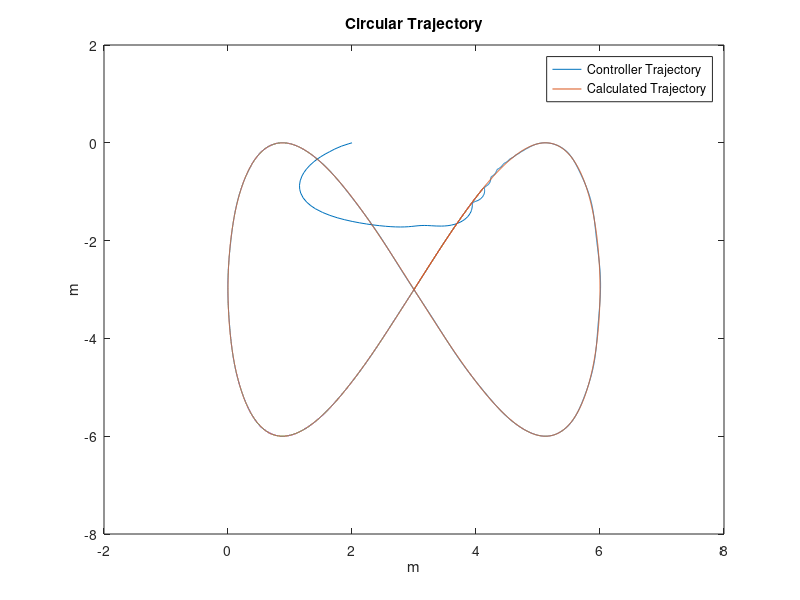
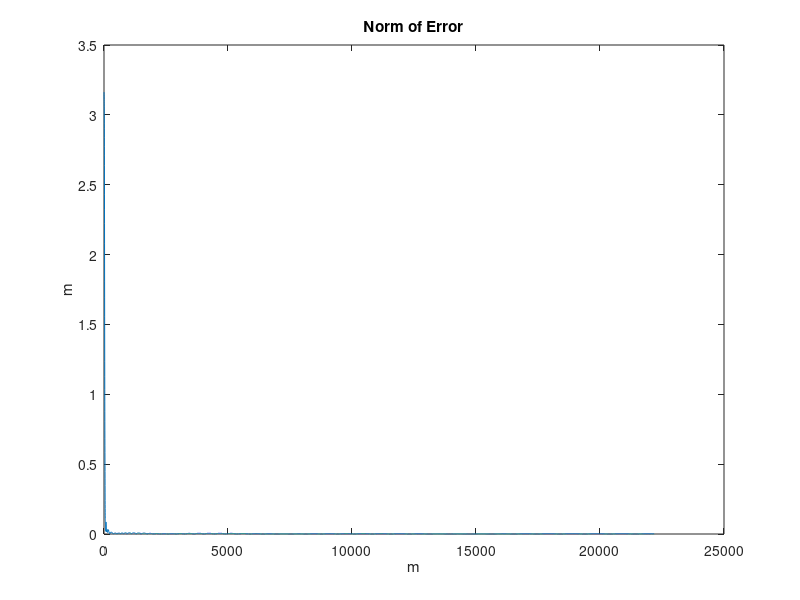

These figures' MATLAB source, in order:
%% Subacz, RBE502, Homework 6, Problem 1B
% Note: The equations on page 509 of the book are placed in the incorrect
% order. The quastions should be swithed.

function []=Figure_11_15()
    clc, clear all, close all
    %Parameters - Pages found on page 509 in Siciliano, Book of Robotics
    Tf = 100; %Run time
    w_d = 1/15; % desired steering velocity 
    R_1 = 3; %radius 1
    R_2 = 3; %radius 2
    d_r = 0.7; % damping ration      
    n_f = 1; % natural frequency 
    k_1=2*d_r*n_f; % controller gain
    k_3=k_1; % controller gain
       
    Start_Pos(1,:)=[0, 3, 0];% Initial starting position - format [x, y, theta]
    End_Pos(1,:)=[1, 0, 0]; %Initial ending position
    Error = End_Pos-Start_Pos; % Initial error position
    x0=Error(1,:); % Initial ode45  input
    [T,X] = ode45(@(t,x)ODE45Controller(t,x),[0 Tf],x0);

    function [dx] = ODE45Controller(t,x)
        %Calculate velocity and gain     
        v_d = sqrt((R_2*w_d*cos(t*w_d))^2 + (2*R_1*w_d*cos(2*t*w_d))^2); % linear velocity
        k_2=(n_f^2-w_d^2)/v_d; % controller gain  

        %Calculate the closed loop linearized dynamics - page 506
        %Branch controller to avoid div/0 error!
        if x(3) ~= 0
            dx = [x(2)*(w_d-(-k_2 * v_d * (sin(x(3))/x(3)) * x(2) - k_3*x(3))) - k_1*x(1);
                v_d*sin(x(3)) - x(1)*(w_d - (-k_2 * v_d * (sin(x(3))/x(3)) * x(2) - k_3*x(3)));
                -k_2*v_d*sin(x(3))/x(3)*x(2) - k_3];
        else           
            dx = [x(2)*w_d - k_1*x(1);
                         - x(1)*(w_d);
                                 k_3];
        end
    end

    %Error vector format [x,y,theta]
    Error=[X(:,1), X(:,2), X(:,3)];
    
    %Calcalate the desired end position
    x_End_Pos = 3 + 3*sin((1/15)*T);
    y_End_Pos = -3 + 3*sin((2/15)*T);
    t_zeros = zeros(length(x_End_Pos),1);
    End_Pos=[x_End_Pos, y_End_Pos, t_zeros];
    
    %Calculate the position of robot
    Start_Pos=End_Pos - Error; 
    
    %Plot trajectories of controller
    figure
    plot(Start_Pos(:,1), Start_Pos(:,2));
    hold on
    plot(End_Pos(:,1), End_Pos(:,2));
    title('Circular Trajectory')
    xlabel('m')
    ylabel('m')
    legend('Controller Trajectory' ,'Calculated Trajectory')
    
    % Plot the norm error of the error
    figure
    norm_error = sqrt(Error(:,1).^2 + Error(:,2).^2);
    plot(norm_error);
    title('Norm of Error')
    xlabel('m')
    ylabel('m')
end